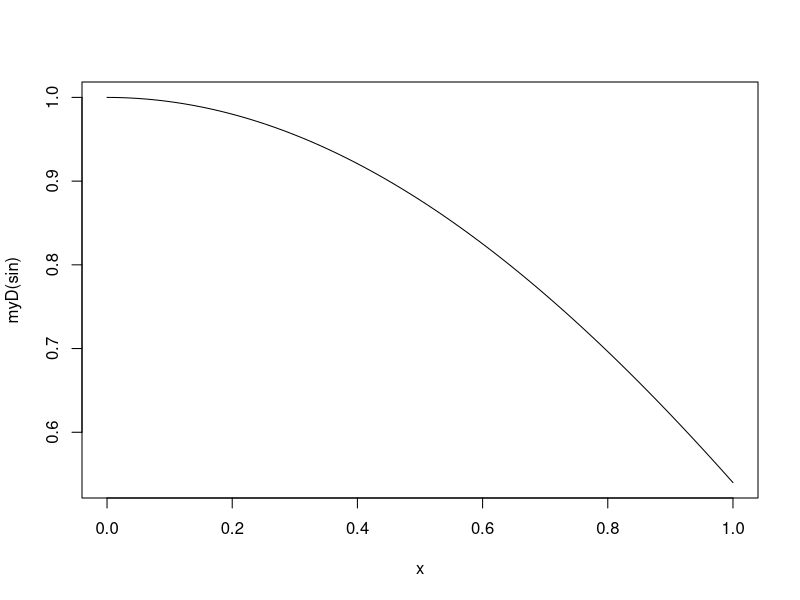
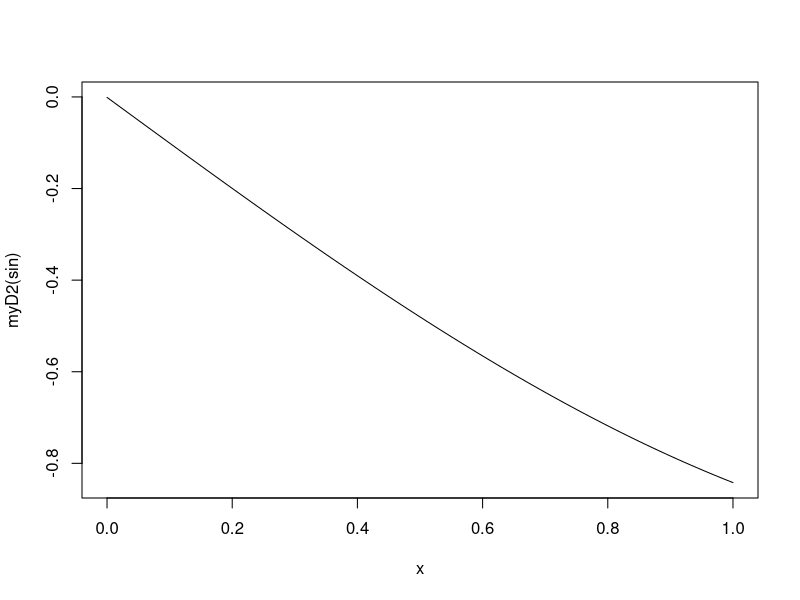
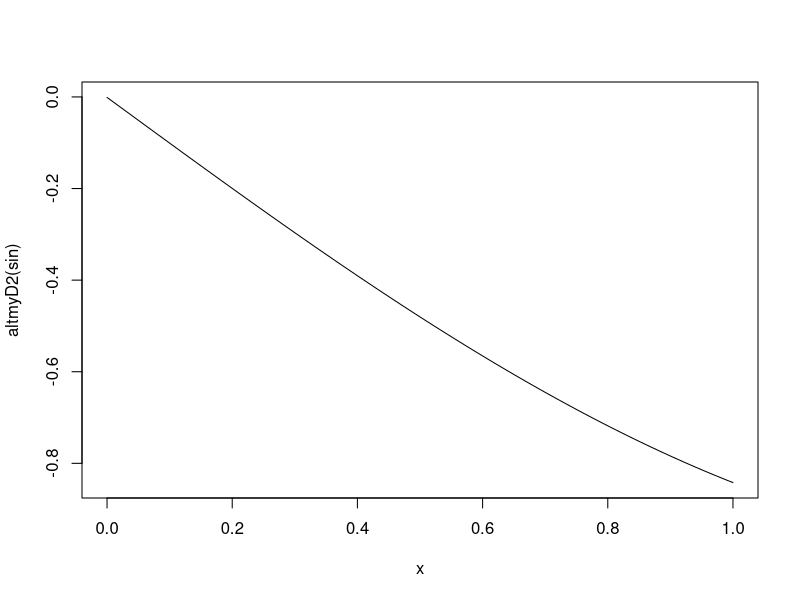

Write the R code that produced these figures, in order.
## ---- chunk 1
myD<-function(f){
  h<-0.001
  fprime <- function(x){
    (f(x+h)-f(x))/h
    }
  return(fprime)
}
## ---- chunk 2
plot(myD(sin))
## ---- chunk 3
myD2<-function(f){
  h<-0.001
  fprime <- function(x){
    (f(x+h)-f(x))/h
    }
  ddx <- function(x){
    (fprime(x+h)-fprime(x))/h
    }
  return(ddx)
}
## ---- chunk 4
plot(myD2(sin))
## ---- chunk 5
altmyD2<-function(f){
  h<-0.001
  fprime<-myD(f)
  fprime2<-myD(fprime)
  return(fprime2)
}
## ---- chunk 6
plot(altmyD2(sin))
